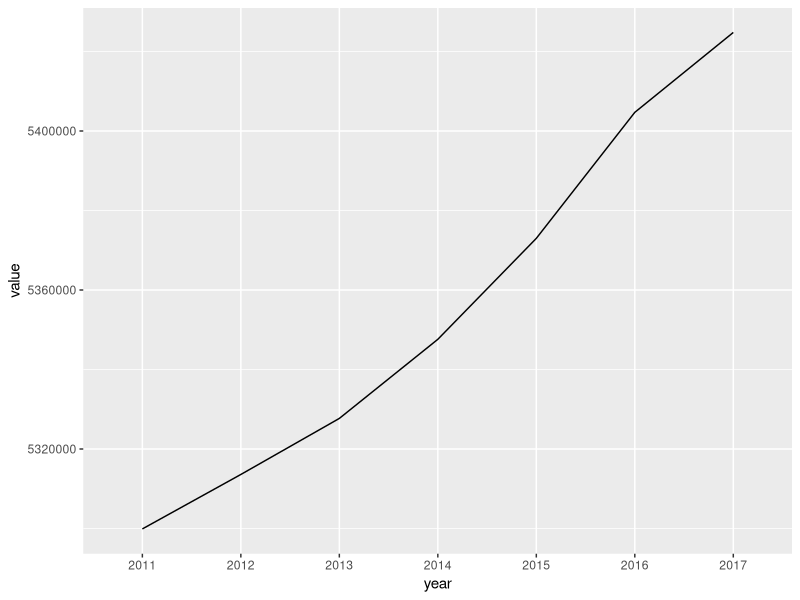

Generate this figure with R:
population <- read.csv("data/exercise_1_data.csv",stringsAsFactors = F)

library(tidyr)

population_tidy <- population %>%
                    gather("year","value",3:9)

population_tidy$year <- substr(population_tidy$year,2,6)

population_tidy_scotland <- population_tidy[which(population_tidy$Reference.Area == 'Scotland'),]

library(ggplot2)

population_chart <- ggplot(population_tidy_scotland, aes(x=year, y=value, group = Reference.Area)) + 
                    geom_line()
                    
population_chart

